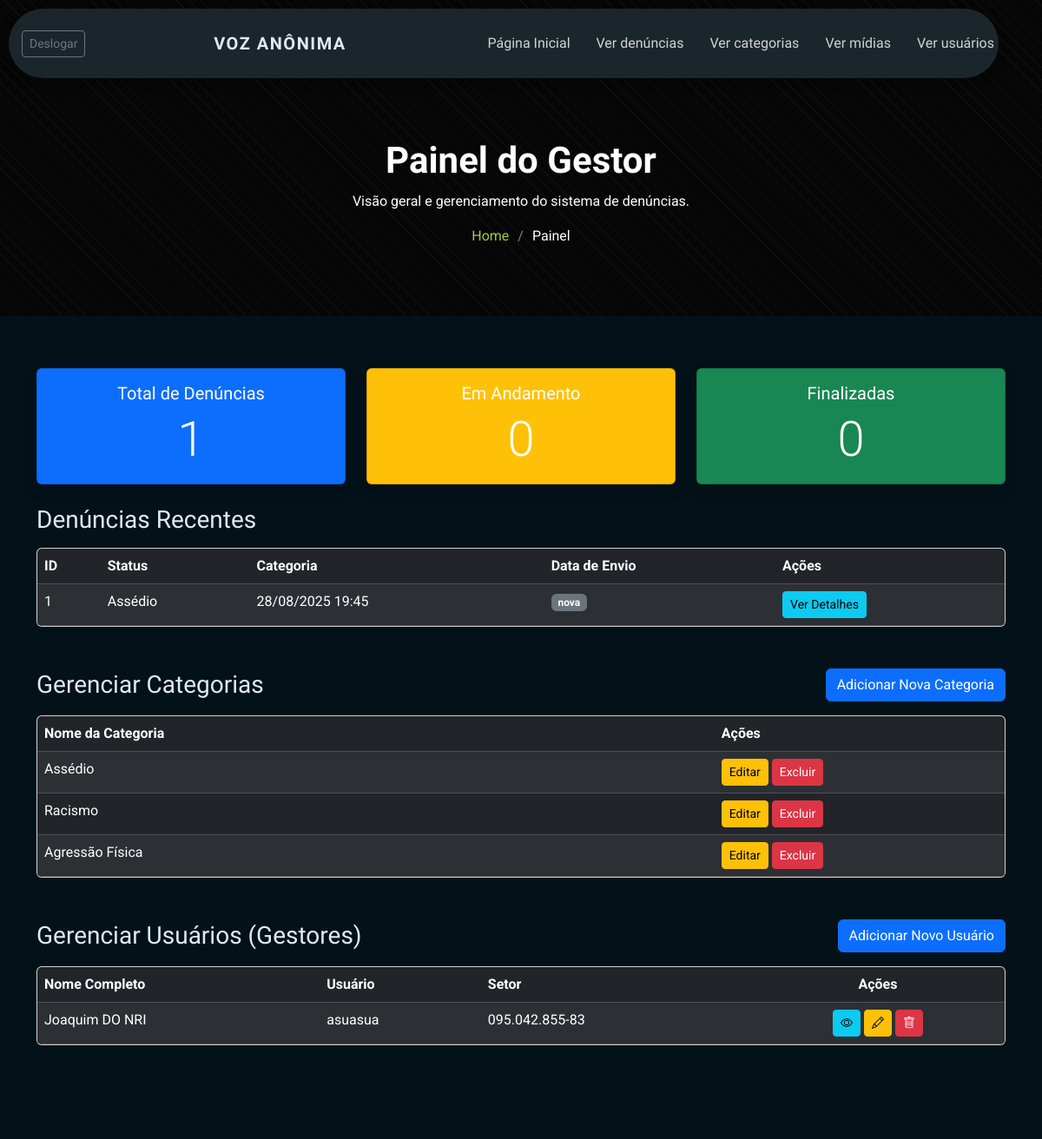
Before: /usuario/painel/ (signed in) with the older database file.
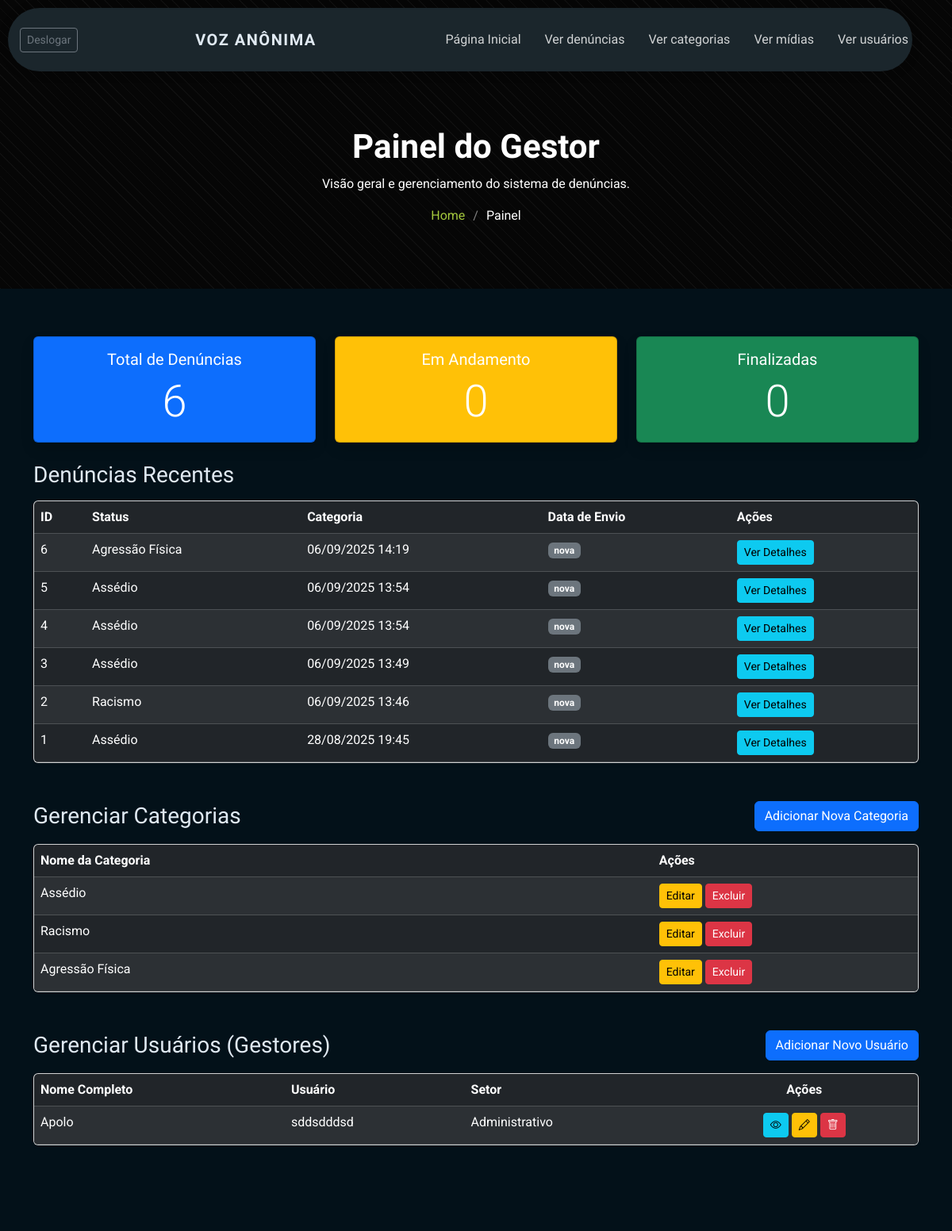
After: the same page with the newer database file.
### denuncia/models.py (models this page shows, shortened)
class Denuncia(models.Model):
    STATUS_CHOICES = (
        ('recebida', 'Recebida'),
        ('em_andamento', 'Em Andamento'),
        ('finalizada', 'Finalizada'),
        ('arquivada', 'Arquivada'),
    )
    descricao = models.TextField()
    dt_envio = models.DateTimeField(auto_now_add=True)
    codigo_rastreamento = models.CharField(max_length=32, unique=True, blank=True, editable=False, help_text="Código único para o denunciante acompanhar o status.")
    status = models.CharField(max_length=20, choices=STATUS_CHOICES, default='nova')
    dt_ocorrido = models.DateTimeField(verbose_name="Data e Hora do Ocorrido")
    categoria = models.ForeignKey(Categoria, on_delete=models.CASCADE, related_name="denuncias")
    local = models.CharField(max_length=255)
    dt_fim = models.DateField(null=True, blank=True)
    envolvidos = models.TextField(blank=True, null=True, help_text="Descreva os envolvidos na denúncia, se houver.")
    desfecho = models.TextField(blank=True, null=True)
    recebido_por = models.ForeignKey(Usuario, on_delete=models.SET_NULL, blank=True, null=True, related_name="denuncias_recebidas")
    finalizado_por = models.ForeignKey(Usuario, on_delete=models.SET_NULL, blank=True, null=True, related_name="denuncias_finalizadas")

### categoria/models.py (models this page shows, shortened)
class Categoria(models.Model):
    nome = models.CharField(max_length=100, unique=True)

### usuario/models.py (models this page shows, shortened)
class Usuario(User):
    SETOR_CHOICES = (
        ('CA', 'Coordenação de Ensino'),
        ('CAE', 'Coordenação de Assuntos Estudantis'),
        ('Diretoria Academica', 'Diretoria Acadêmica'),
        ('Administrativo', 'Administrativo'),
        ('NAPNE', 'Núcleo de Atendimento a Pessoas com Necessidades Específicas'),
        ('Outro', 'Outro'),
    )
    cpf = models.CharField(max_length=14, unique=True)
    setor = models.CharField(choices=SETOR_CHOICES, max_length=100, default='OUT')

### usuario/views.py (the view)
# urls.py: path('painel/', views.painel_denuncias, name='painel_denuncias'),
@login_required
def painel_denuncias(request):
    todas_denuncias = Denuncia.objects.all()
    todas_categorias = Categoria.objects.all()
    todos_usuarios = Usuario.objects.all()
    total_denuncias = todas_denuncias.count()
    denuncias_em_andamento = todas_denuncias.filter(status='em_andamento').count()
    denuncias_finalizadas = todas_denuncias.filter(status='finalizada').count()
    context = {
        'denuncias': todas_denuncias.order_by('-dt_envio'),
        'categorias': todas_categorias,
        'total_denuncias': total_denuncias,
        'usuarios': todos_usuarios,
        'denuncias_em_andamento': denuncias_em_andamento,
        'denuncias_finalizadas': denuncias_finalizadas,
    }
    return render(request, 'usuario/painel.html', context)

### templates/usuario/painel.html (shortened to what the changed rows need)
{% load static %}
<!DOCTYPE html>
<html lang="pt-br">
<head>
  <link href="{% static 'assets/vendor/bootstrap/css/bootstrap.min.css' %}" rel="stylesheet">
  <link href="{% static 'assets/vendor/bootstrap-icons/bootstrap-icons.css' %}" rel="stylesheet">
  <link href="{% static 'assets/vendor/aos/aos.css' %}" rel="stylesheet">
  <link href="{% static 'assets/vendor/swiper/swiper-bundle.min.css' %}" rel="stylesheet">
  <link href="{% static 'assets/vendor/glightbox/css/glightbox.min.css' %}" rel="stylesheet">
  <link href="{% static 'assets/css/main.css' %}" rel="stylesheet">
</head>
<body class="index-page">
  <header id="header" class="header d-flex align-items-center fixed-top">
    <div class="header-container container-fluid container-xl position-relative d-flex align-items-center justify-content-between">
      <a href="{% url 'index' %}" class="logo d-flex align-items-center me-auto me-xl-0">
        <h1 class="sitename">Voz Anônima</h1>
      </a>
  </header>
<main class="main">
    <div class="page-title dark-background">
      <div class="container position-relative">
        <h1>Painel do Gestor</h1>
      </div>
    </div>
    <section id="admin-panel" class="admin-panel section">
      <div class="container">
        <div class="row mb-4">
            <div class="col-md-4">
                <div class="card bg-primary text-white text-center shadow">
                  <div class="card-body">
                    <h5 class="card-title">Total de Denúncias</h5>
                    <p class="card-text display-4">{{ total_denuncias }}</p>
                  </div>
                </div>
              </div>
        </div>
        <div class="row justify-content-center mb-5">
          <div class="col-lg-12">
            <div class="card shadow-sm" style="overflow: hidden;">
              <div class="card-body p-0">
                <div class="table-responsive">
                  <table class="table table-dark table-striped table-hover mb-0">
                    <thead>
                      <tr>
                        <th>ID</th>
                        <th>Status</th>
                        <th>Categoria</th>
                        <th>Data de Envio</th>
                        <th class="text-right">Ações</th>
                      </tr>
                    </thead>
                    <tbody>
                      {% for denuncia in denuncias|slice:":10" %}
                      <tr>
                        <td>{{ denuncia.id }}</td>
                        <td>{{ denuncia.categoria.nome }}</td>
                        <td>{{ denuncia.dt_envio|date:"d/m/Y H:i" }}</td>
                        <td>
                            <span class="badge
                                {% if denuncia.status == 'recebida' %}bg-primary
                                {% elif denuncia.status == 'em_andamento' %}bg-warning text-dark
                                {% elif denuncia.status == 'finalizada' %}bg-success
                                {% else %}bg-secondary{% endif %}">
                                {{ denuncia.get_status_display }}
                            </span>
                        </td>
                        <td>
                            <a href="{% url 'detalhar_denuncia' denuncia.id %}" class="btn btn-sm btn-info">Ver Detalhes</a>
                        </td>
                      {% endfor %}
                    </tbody>
                  </table>
                </div>
              </div>
            </div>
          </div>
        </div>
        <div class="row justify-content-center mb-5">
          <div class="col-lg-12">
            <div class="card shadow-sm" style="overflow: hidden;">
              <div class="card-body p-0">
                <div class="table-responsive">
                  <table class="table table-dark table-striped table-hover mb-0">
                    <thead>
                      <tr>
                        <th scope="col" style="width: 70%;">Nome da Categoria</th>
                        <th scope="col" class="text-right">Ações</th>
                      </tr>
                    </thead>
                    <tbody>
                      {% for categoria in categorias %}
                      <tr>
                        <td>{{ categoria.nome }}</td>
                        <td class="text-right">
                          <a href="{% url 'editar_categoria' categoria_id=categoria.id %}" class="btn btn-sm btn-warning mr-2">Editar</a>
                          <a href="{% url 'deletar_categoria' categoria_id=categoria.id %}" class="btn btn-sm btn-danger">Excluir</a>
                        </td>
                      </tr>
                      {% empty %}
                      <tr>
                        <td colspan="2" class="text-center text-muted py-4">Nenhuma categoria cadastrada.</td>
                      </tr>
                      {% endfor %}
                    </tbody>
                  </table>
                </div>
              </div>
            </div>
          </div>
        </div>
        <div class="row justify-content-center mb-5">
          <div class="col-lg-12">
            <div class="card shadow-sm" style="overflow: hidden;">
              <div class="card-body p-0">
                <div class="table-responsive">
                  <table class="table table-dark table-striped table-hover mb-0">
                <thead class="table-dark">
                    <tr>
                        <th>Nome Completo</th>
                        <th>Usuário</th>
                        <th>Setor</th>
                        <th class="text-center">Ações</th>
                    </tr>
                </thead>
                <tbody>
                    {% for usuario in usuarios %}
                    <tr>
                        <td>{{ usuario.get_full_name }}</td>
                        <td>{{ usuario.username }}</td>
                        <td>{{ usuario.setor }}</td>
                        <td class="text-center">
                            <a href="{% url 'detalhar_usuario' usuario.id %}" class="btn btn-sm btn-info" title="Detalhes"><i class="bi bi-eye"></i></a>
                            <a href="{% url 'editar_usuario' usuario.id %}" class="btn btn-sm btn-warning" title="Editar"><i class="bi bi-pencil"></i></a>
                            <a href="{% url 'deletar_usuario' usuario.id %}" class="btn btn-sm btn-danger" title="Deletar"><i class="bi bi-trash"></i></a>
                        </td>
                    </tr>
                    {% empty %}
                    <tr>
                        <td colspan="4" class="text-center p-4">Nenhum usuário cadastrado.</td>
                    </tr>
                    {% endfor %}
                </tbody>
            </table>
                </div>
              </div>
            </div>
          </div>
        </div>
      </div>
    </section>
</main>
</body>
</html>

Changed rows visible on the page:
removed Usuario: get_full_name "Joaquim DO NRI", username "asuasua", setor "095.042.855-83"
added Denuncia: id "6", categoria.nome "Agressão Física", dt_envio "06/09/2025 14:19", status "nova"
added Denuncia: id "5", categoria.nome "Assédio", dt_envio "06/09/2025 13:54", status "nova"
added Denuncia: id "4", categoria.nome "Assédio", dt_envio "06/09/2025 13:54", status "nova"
added Denuncia: id "3", categoria.nome "Assédio", dt_envio "06/09/2025 13:49", status "nova"
added Denuncia: id "2", categoria.nome "Racismo", dt_envio "06/09/2025 13:46", status "nova"
added Usuario: get_full_name "Apolo", username "sddsdddsd", setor "Administrativo"
Other visible differences:
{{ total_denuncias }}: "1" → "6"
